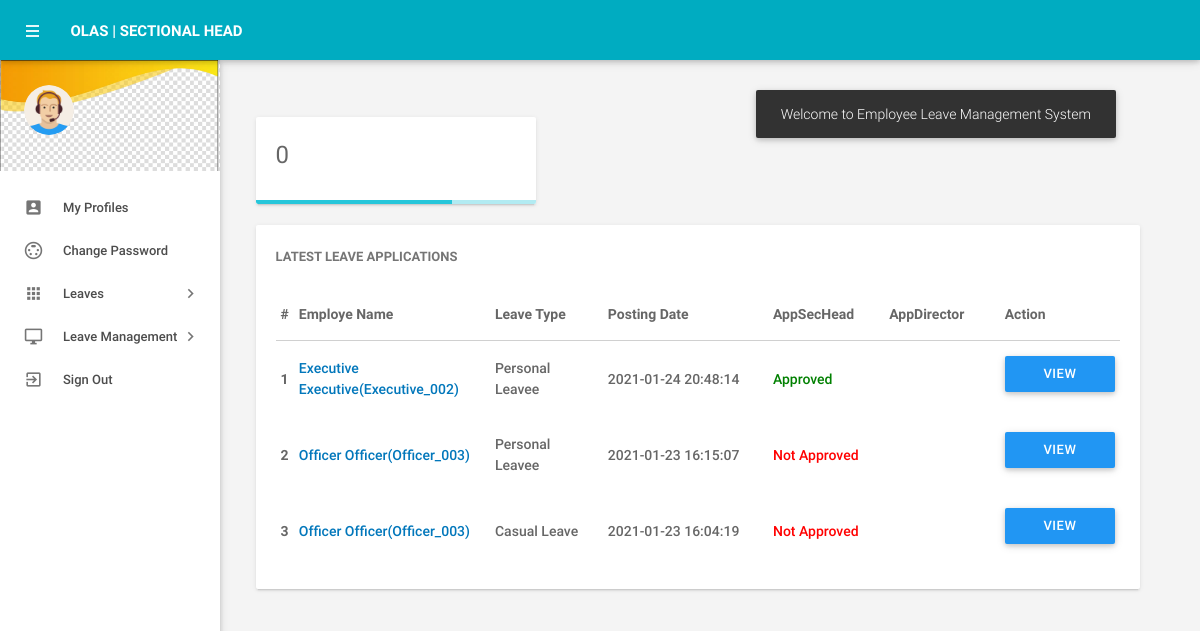
The app's page /sechead/dashboard.php (signed in), older data.
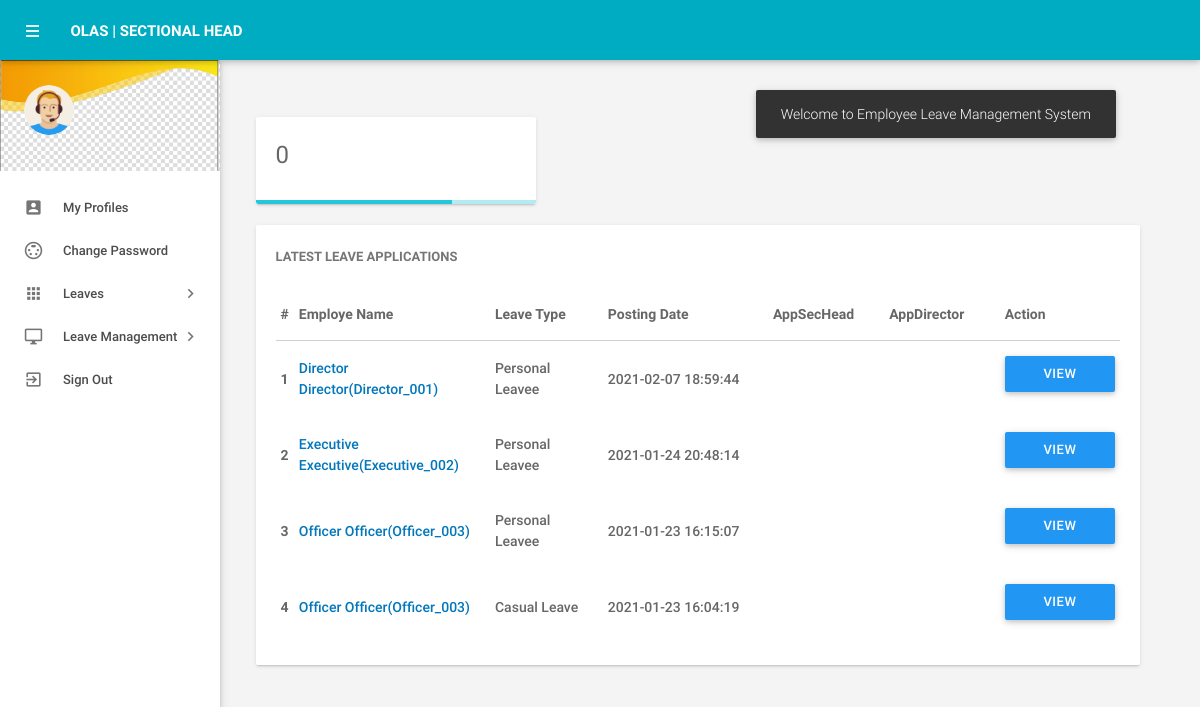
The same page, newer data.
### tables this page shows
CREATE TABLE `tblleaves` (
  `id` int(11) NOT NULL AUTO_INCREMENT,
  `LeaveType` varchar(110) NOT NULL,
  `ToDate` varchar(120) NOT NULL,
  `FromDate` varchar(120) NOT NULL,
  `Description` mediumtext NOT NULL,
  `PostingDate` timestamp NOT NULL DEFAULT current_timestamp(),
  `AppSecHead` varchar(15) DEFAULT NULL,
  `AppDirector` varchar(15) NOT NULL,
  `empid` int(11) DEFAULT NULL,
  `AppSecHeadStatus` varchar(255) DEFAULT NULL,
  `AppSecHeadDate` varchar(120) DEFAULT NULL,
  PRIMARY KEY (`id`),
  KEY `UserEmail` (`empid`)
);

CREATE TABLE `tblemployees` (
  `id` int(11) NOT NULL AUTO_INCREMENT,
  `EmpId` varchar(100) NOT NULL,
  `FirstName` varchar(150) NOT NULL,
  `LastName` varchar(150) NOT NULL,
  `EmailId` varchar(200) NOT NULL,
  `Password` varchar(180) NOT NULL,
  `Gender` varchar(100) NOT NULL,
  `Dob` varchar(100) NOT NULL DEFAULT current_timestamp(),
  `Department` varchar(255) NOT NULL,
  `Address` varchar(255) NOT NULL,
  `Phonenumber` char(11) NOT NULL,
  `Category` varchar(50) NOT NULL,
  `Nic` varchar(15) NOT NULL,
  `Sechead` varchar(50) NOT NULL,
  `Institute` varchar(50) NOT NULL,
  `Status` varchar(15) NOT NULL,
  `RegDate` timestamp NOT NULL DEFAULT current_timestamp(),
  `permissionLevel` varchar(50) DEFAULT NULL,
  `secHeadId` varchar(15) DEFAULT NULL,
  PRIMARY KEY (`id`)
);

### sechead/dashboard.php (the view, shortened to what this page needs)
<?php
include('includes/config.php');
if(strlen($_SESSION['alogin'])==0)
    {
header('location:index.php');
}
else{
?>
<!DOCTYPE html>
<html lang="en">
    <head>
        <link type="text/css" rel="stylesheet" href="../assets/plugins/materialize/css/materialize.min.css"/>
        <link href="../assets/plugins/metrojs/MetroJs.min.css" rel="stylesheet">
        <link href="../assets/plugins/weather-icons-master/css/weather-icons.min.css" rel="stylesheet">
        <link href="../assets/css/alpha.min.css" rel="stylesheet" type="text/css"/>
        <link href="../assets/css/custom.css" rel="stylesheet" type="text/css"/>
    </head>
    <body>
           <?php include('includes/header.php');?>
       <?php include('includes/sidebar.php');?>
            <main class="mn-inner">
                <div class="middle-content">
                    <div class="row no-m-t no-m-b">
                    <div class="col s12 m12 l4">
                        <div class="card stats-card">
                            <div class="card-content">
                                <span class="stats-counter"><span class="counter"><?php echo htmlentities($leavtypcount);?></span></span>
                            </div>
                            <div class="progress stats-card-progress">
                                <div class="determinate" style="width: 70%"></div>
                            </div>
                        </div>
                    </div>
                </div>
                    <div class="row no-m-t no-m-b">
                        <div class="col s12 m12 l12">
                            <div class="card invoices-card">
                                <div class="card-content">
                                    <span class="card-title">Latest Leave Applications</span>
                             <table id="example" class="display responsive-table ">
                                    <thead>
                                        <tr>
                                            <th>#</th>
                                            <th width="200">Employe Name</th>
                                            <th width="120">Leave Type</th>
                                             <th width="180">Posting Date</th>
                                            <th width="120">AppSecHead</th>
                                            <th width="120">AppDirector</th>
                                            <th align="center">Action</th>
                                        </tr>
                                    </thead>
                                    <tbody>
<?php $sql = "SELECT tblleaves.id as lid,tblemployees.FirstName,tblemployees.LastName,tblemployees.EmpId,tblemployees.id,tblleaves.LeaveType,tblleaves.PostingDate,tblleaves.AppSecHead,tblleaves.AppDirector from tblleaves join tblemployees on tblleaves.empid=tblemployees.id order by lid desc limit 6";
$query = $dbh -> prepare($sql);
$query->execute();
$results=$query->fetchAll(PDO::FETCH_OBJ);
$cnt=1;
if($query->rowCount() > 0)
{
foreach($results as $result)
{
      ?>
                                        <tr>
                                            <td> <b><?php echo htmlentities($cnt);?></b></td>
                                              <td><a href="editemployee.php?empid=<?php echo htmlentities($result->id);?>" target="_blank"><?php echo htmlentities($result->FirstName." ".$result->LastName);?>(<?php echo htmlentities($result->EmpId);?>)</a></td>
                                            <td><?php echo htmlentities($result->LeaveType);?></td>
                                            <td><?php echo htmlentities($result->PostingDate);?></td>
                                                                       <td><?php $appsechead=$result->AppSecHead;
if($appsechead==1){
                                             ?>
                                                 <span style="color: green">Approved</span>
                                                 <?php } if($appsechead==2)  { ?>
                                                <span style="color: red">Not Approved</span>
                                                 <?php } if($appsechead==0)  { ?>
 <span style="color: blue">waiting for approval</span>
 <?php } ?>
                                             </td>
          <td>
           <td><a href="leave-details.php?leaveid=<?php echo htmlentities($result->lid);?>" class="waves-effect waves-light btn blue m-b-xs"  > View Details</a></td>
                                    </tr>
                                         <?php $cnt++;} }?>
                                    </tbody>
                                </table>
                                </div>
                            </div>
                        </div>
                    </div>
                </div>
            </main>
        </div>
    </body>
</html>
<?php } ?>

Row changes from the older to the newer data that the page shows:
added tblleaves: tblemployees.FirstName+LastName "Director Director", tblemployees.EmpId "Director_001", LeaveType "Personal Leavee", PostingDate "2021-02-07 18:59:44"
changed tblleaves "Executive Executive": no longer shows "Approved"
changed tblleaves (number 3 of 4 on the later page): no longer shows "Not Approved"
changed tblleaves "Casual Leave": no longer shows "Not Approved"
